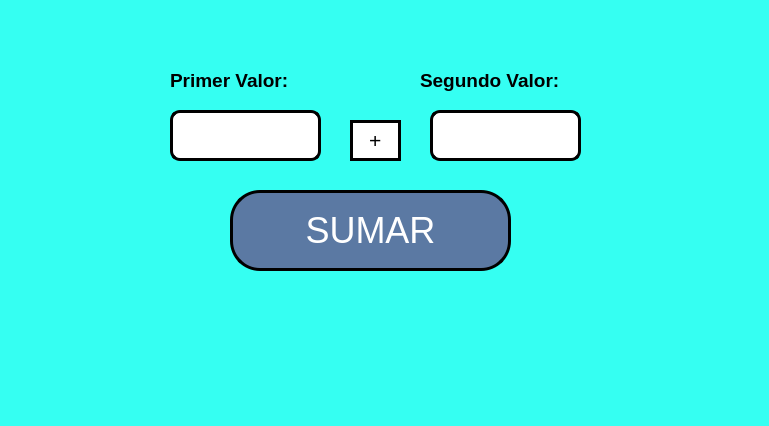
<?xml version="1.0" encoding="UTF-8"?>
<ui version="4.0">
 <class>MainWindow</class>
 <widget class="QMainWindow" name="MainWindow">
  <property name="geometry">
   <rect>
    <x>0</x>
    <y>0</y>
    <width>769</width>
    <height>426</height>
   </rect>
  </property>
  <property name="font">
   <font>
    <pointsize>22</pointsize>
    <weight>75</weight>
    <bold>true</bold>
   </font>
  </property>
  <property name="windowTitle">
   <string>MainWindow</string>
  </property>
  <property name="styleSheet">
   <string notr="true">background: rgb(53, 255, 242)</string>
  </property>
  <widget class="QWidget" name="centralwidget">
   <widget class="QPushButton" name="btn_sumar">
    <property name="geometry">
     <rect>
      <x>230</x>
      <y>190</y>
      <width>281</width>
      <height>81</height>
     </rect>
    </property>
    <property name="font">
     <font>
      <pointsize>27</pointsize>
     </font>
    </property>
    <property name="styleSheet">
     <string notr="true">background-color: rgb(91,121,163);
color: rgb(255, 255, 255);
border-radius: 30px;
border: 3px solid black</string>
    </property>
    <property name="text">
     <string>SUMAR</string>
    </property>
   </widget>
   <widget class="QLabel" name="label">
    <property name="geometry">
     <rect>
      <x>170</x>
      <y>50</y>
      <width>161</width>
      <height>61</height>
     </rect>
    </property>
    <property name="text">
     <string>&lt;html&gt;&lt;head/&gt;&lt;body&gt;&lt;p&gt;&lt;span style=&quot; font-size:14pt; font-weight:600;&quot;&gt;Primer Valor:&lt;/span&gt;&lt;/p&gt;&lt;/body&gt;&lt;/html&gt;</string>
    </property>
   </widget>
   <widget class="QLineEdit" name="txt_A">
    <property name="geometry">
     <rect>
      <x>170</x>
      <y>110</y>
      <width>151</width>
      <height>51</height>
     </rect>
    </property>
    <property name="font">
     <font>
      <pointsize>26</pointsize>
     </font>
    </property>
    <property name="styleSheet">
     <string notr="true">background-color: rgb(255, 255, 255);
border-radius: 10px;
border: 3px solid black</string>
    </property>
    <property name="text">
     <string/>
    </property>
    <property name="alignment">
     <set>Qt::AlignCenter</set>
    </property>
   </widget>
   <widget class="QLabel" name="label_2">
    <property name="geometry">
     <rect>
      <x>420</x>
      <y>50</y>
      <width>181</width>
      <height>61</height>
     </rect>
    </property>
    <property name="text">
     <string>&lt;html&gt;&lt;head/&gt;&lt;body&gt;&lt;p&gt;&lt;span style=&quot; font-size:14pt; font-weight:600;&quot;&gt;Segundo Valor:&lt;/span&gt;&lt;/p&gt;&lt;/body&gt;&lt;/html&gt;</string>
    </property>
   </widget>
   <widget class="QLineEdit" name="txt_B">
    <property name="geometry">
     <rect>
      <x>430</x>
      <y>110</y>
      <width>151</width>
      <height>51</height>
     </rect>
    </property>
    <property name="font">
     <font>
      <pointsize>26</pointsize>
     </font>
    </property>
    <property name="styleSheet">
     <string notr="true">background-color: rgb(255, 255, 255);
border-radius: 10px;
border: 3px solid black</string>
    </property>
    <property name="text">
     <string/>
    </property>
    <property name="alignment">
     <set>Qt::AlignCenter</set>
    </property>
   </widget>
   <widget class="QLineEdit" name="lineEdit">
    <property name="geometry">
     <rect>
      <x>350</x>
      <y>120</y>
      <width>51</width>
      <height>41</height>
     </rect>
    </property>
    <property name="font">
     <font>
      <pointsize>16</pointsize>
     </font>
    </property>
    <property name="styleSheet">
     <string notr="true">background-color: rgb(255, 255, 255);
border: 3px solid black</string>
    </property>
    <property name="text">
     <string>+</string>
    </property>
    <property name="alignment">
     <set>Qt::AlignCenter</set>
    </property>
   </widget>
  </widget>
  <widget class="QMenuBar" name="menubar">
   <property name="geometry">
    <rect>
     <x>0</x>
     <y>0</y>
     <width>769</width>
     <height>26</height>
    </rect>
   </property>
  </widget>
  <widget class="QStatusBar" name="statusbar"/>
 </widget>
 <resources/>
 <connections/>
</ui>
